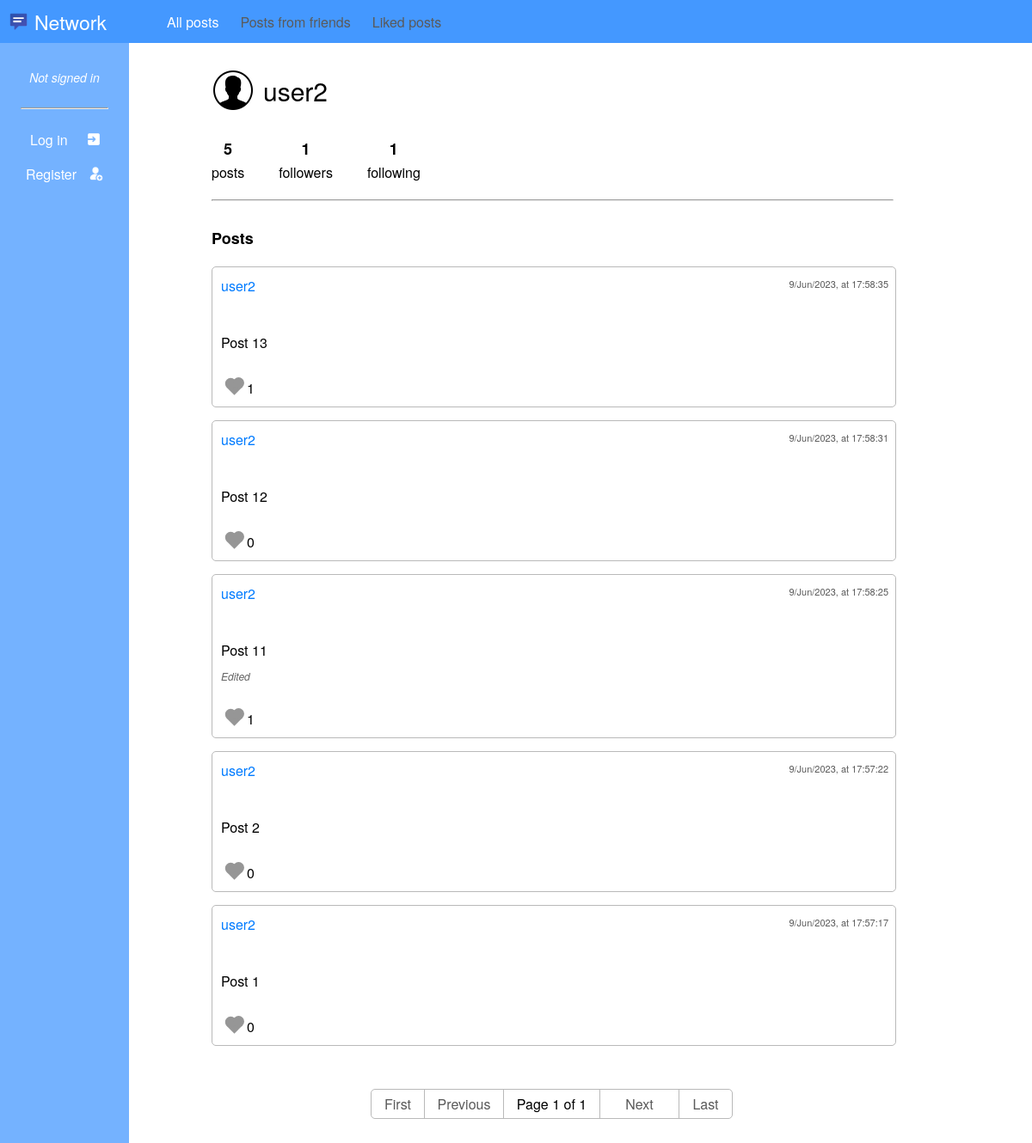
Screenshot of /profile/user2 with the database file from the repository.
### network/models.py (models this page shows, shortened)
class User(AbstractUser):
    following = models.ManyToManyField('User', related_name='user_following', default=None)
    followers = models.ManyToManyField('User', related_name='user_followers', default=None)

class Post(models.Model):
    user = models.ForeignKey(User, on_delete=models.CASCADE, related_name='post_user')
    text = models.TextField(max_length=280)
    timestamp = models.DateTimeField(auto_now_add=True)
    likes = models.ManyToManyField(User, related_name='post_likes', default=None)
    edited = models.BooleanField(default=False)

### network/views.py (the view)
# urls.py: path('profile/<str:profile_username>', views.profile, name='profile'),
def profile(request, profile_username):
    page_obj = paginate(request, Post.objects.filter(user=User.objects.get(username=profile_username)).order_by('-timestamp'))
    return render(request, 'network/profile.html', {
        'profile': User.objects.get(username=profile_username),
        'posts': page_obj,
        'posts_count': len(Post.objects.filter(user=User.objects.get(username=profile_username)))
    })

### network/views.py (called while the page is built)
def paginate(request, query):
    paginator = Paginator(query, 10)
    page_number = request.GET.get('page')
    page_obj = paginator.get_page(page_number)
    return page_obj

### network/templates/network/profile.html (shortened to what this page needs)
{% extends "network/layout.html" %}
{% block header %}
    <div id="profile-header">
        <div id="profile-username_followButton">
            <div id="profile-username">
                {{ profile.username }}
            </div>
        </div>
        <div id="profile-posts_followers_following">
            <div id="profile-posts">
                <div id="profile-postsCount">{{ posts_count }}</div>
                <div>posts</div>
            </div>
            <div id="profile-followers">
                <div id="profile-followersCount">{{ profile.followers.count }}</div>
                <div>followers</div>
            </div>
            <div id="profile-following">
                <div id="profile-followingCount">{{ profile.following.count }}</div>
                <div>following</div>
            </div>
        </div>
        <hr>
        <div id="profile-postsHeader">
            Posts
        </div>
    </div>
{% endblock %}

### network/templates/network/layout.html (shortened to what this page needs)
{% load static %}
<!DOCTYPE html>
<html lang="en">
    <head>
        <link href="{% static 'network/styles.css' %}" rel="stylesheet">
    </head>
    <body>
        <nav id="navbar">
            <a class="navbar-link" id="navbar-network" href="{% url 'index' %}">Network</a>
            <a class="navbar-link" href="{% url 'index' %}">All posts</a>
            {% if user.is_authenticated %}
                <a class="navbar-link" href="{% url 'friends_posts' %}">Posts from friends</a>
                <a class="navbar-link" href="{% url 'liked_posts' %}">Liked posts</a>
            {% else %}
                <a disabled class="navbar-disabledLink" title="Log in to see Friends posts">Posts from friends</a>
                <a disabled class="navbar-disabledLink" title="Log in to see Liked posts">Liked posts</a>
            {% endif %}
        </nav>
        <div id="sidebar_blockBody">
            <nav id="sidebar">
                {% if user.is_authenticated %}
                    <a id="sidebar-username" class="sidebar-link" href="{% url 'profile' request.user.username %}">{{ request.user.username }}</a>
                    <a class="sidebar-link" href="{% url 'profile' request.user.username %}">My profile</a>
                    <a class="sidebar-link" href="{% url 'followers' %}">Followers</a>
                    <a class="sidebar-link" href="{% url 'following' %}">Following</a>
                    <hr>
                    <a id="sidebar-logout" class="sidebar-log" href="{% url 'logout' %}">Log out</a>
                {% else %}
                    <a disabled id="sidebar-notSignedIn" class="sidebar-link">Not signed in</a>
                    <hr>
                    <a id="sidebar-login" class="sidebar-log" href="{% url 'login' %}">Log in</a>
                    <a id="sidebar-register" class="sidebar-log" href="{% url 'register' %}">Register</a>
                {% endif %}
            </nav>
            <div id="blockBody">
                {% block header %}
                {% endblock %}
                {% block body %}
                    {% for post in posts %}
                        <div id="post_{{post.id}}_div" class="post">
                            <div class="post-username_timestamp">
                                <a href="{% url 'profile' post.user.username %}">{{post.user.username}}</a>
                                <div class="post-timestamp">
                                    {{post.timestamp|date:"j/M/Y"}}, at {{post.timestamp|date:"G:i:s"}}
                                </div>
                            </div>
                            <div class="post-text" id="post_{{post.id}}_text">
                                {{post.text}}
                            </div>
                            <div class="post-edited" id="post_{{post.id}}_edited">
                                {% if post.edited == True %}
                                    Edited
                                {% endif %}
                            </div>
                            <div class="post-likes">
                                {% if request.user.is_authenticated %}
                                    {% if request.user not in post.likes.all %}
                                        <div class="post-likeContainer">
                                            <div class="post-likeAnimation" id="likeAnimation_{{post.id}}_button" style="display:none;" onclick="dislike('{{post.id}}')"></div>
                                            <div class="post-likeButton" id="like_{{post.id}}_button" style="display:block;" onclick="like('{{post.id}}')"></div>
                                            <div class="post-dislikeButton" id="dislike_{{post.id}}_button" style="display:none;" onclick="dislike('{{post.id}}')"></div>
                                        </div>
                                    {% else %}
                                        <div class="post-likeContainer">
                                            <div class="post-likeAnimation" id="likeAnimation_{{post.id}}_button" style="display:none;" onclick="dislike('{{post.id}}')"></div>
                                            <div class="post-likeButton" id="like_{{post.id}}_button" style="display:none;" onclick="like('{{post.id}}')"></div>
                                            <div class="post-dislikeButton" id="dislike_{{post.id}}_button" style="display:block;" onclick="dislike('{{post.id}}')"></div>
                                        </div>
                                    {% endif %}
                                {% else %}
                                    <div class="post-likeContainer">
                                        <div class="post-likeButton" id="like_{{post.id}}_button" style="display:block;"></div>
                                    </div>
                                {% endif %}
                                <div id="post_{{post.id}}_likes">
                                    {{post.likes.count}}
                                </div>
                            </div>
                        </div>
                    {% empty %}
                        No posts
                    {% endfor %}
                {% endblock %}
                {% block pagination %}
                    <nav id="pagination">
                        {% if posts.has_previous %}
                            <a id="pagination-first" class="pagination-link" href="?page=1">&laquo; First</a>
                            <a id="pagination-previous" class="pagination-link" href="?page={{ posts.previous_page_number }}"> &laquo; Previous</a>
                        {% else %}
                                <a id="pagination-first" disabled class="pagination-disabledLink">First</a>
                                <a id="pagination-previous" disabled class="pagination-disabledLink">Previous</a>
                        {% endif %}
                        <a id="pagination-page" disabled class="pagination-disabledLink">Page {{ posts.number }} of {{ posts.paginator.num_pages }}</a>
                        {% if posts.has_next %}
                            <a id="pagination-next" class="pagination-link" href="?page={{ posts.next_page_number }}">Next &raquo;</a>
                            <a id="pagination-last" class="pagination-link" href="?page={{ posts.paginator.num_pages }}">Last &raquo;</a>
                        {% else %}
                            <a id="pagination-next" class="pagination-disabledLink">Next</a>
                            <a id="pagination-last" class="pagination-disabledLink">Last</a>
                        {% endif %}
                    </nav>
                {% endblock %}
            </div>
        </div>
    </body>
</html>

### network/static/network/styles.css (style rules this page uses)
body, input, textarea { margin: 0px; font-family: "Helvetica Neue", Helvetica, Arial, sans-serif; font-size: 16px; }
body, html { height: 100%; width: 100%; }
#sidebar_blockBody { display: flex; min-height: 100%; max-height: fit-content; width: 100%; }
#blockBody { width: 100%; padding: 50px 15% 30px 8%; }
a { color: rgb(0, 123, 255); text-decoration: none; }
#navbar { display: flex; position: absolute; height: 50px; width: 100%; background-color: rgb(68, 152, 255); }
.navbar-link, .navbar-disabledLink { display: flex; align-items: center; justify-content: center; height: 100%; min-width: fit-content; margin-right: 15px; padding: 0 5px 0 5px; color: white; }
.navbar-disabledLink { color: rgb(90, 90, 90); }
#navbar-network { margin: 0 60px 0 10px; padding-left: 30px; font-size: 23px; background-image: url(icon_network_logo.png); background-repeat: no-repeat; background-position-y: 45%; background-size: 23px; }
#sidebar { display: flex; flex-direction: column; min-width: 150px; padding-top: 70px; background-color: rgb(116, 178, 255); }
#sidebar hr { margin-top: 15px; margin-bottom: 15px; }
.sidebar-link, .sidebar-log { display: flex; align-items: center; height: 40px; color: white; }
.sidebar-link { justify-content: center; }
.sidebar-log { background-repeat: no-repeat; background-position: right; background-position-x: 100px; background-size: 18px; }
#sidebar-notSignedIn { font-size: 14px; font-style: italic; }
#sidebar-login { padding-left: 35px; background-image: url(icon_login.png); }
#sidebar-register { padding-left: 30px; background-image: url(icon_register.png); background-size: 22px; }
#sidebar hr { width: 100px; }
.post, #newPost-form { position: relative; width: 100%; margin-bottom: 15px; padding: 10px; border: 1px solid rgb(185, 185, 185); border-radius: 5px; }
.post-username_timestamp { display: flex; margin-bottom: 20px; }
.post-timestamp { position: absolute; top: 11px; right: 8px; font-size: 11px; color:rgb(90, 90, 90); }
.post-text { word-break: break-all; white-space: pre-line; }
.post-edited { margin-top: 10px; color:rgb(100, 100, 100); font-size: 12px; font-style: italic; }
.post-likes { display: flex; margin-top: 30px; }
.post-likeContainer { display: flex; justify-content: center; align-items: center; height: 20px; width: 30px; }
.post-likeButton, .post-dislikeButton, .post-likeAnimation { display: flex; position: relative; height: 13px; width: 13px; transform: rotate(-45deg); }
.post-likeButton { background-color: rgb(150, 150, 150); }
.post-likeButton::before, .post-dislikeButton::before, .post-likeAnimation::before, .post-likeButton::after, .post-dislikeButton::after, .post-likeAnimation::after { content: ""; display: flex; position: absolute; height: 13px; width: 13px; background-color: inherit; border-radius: 50%; }
.post-likeButton::before, .post-dislikeButton::before, .post-likeAnimation::before { top: -50%; }
.post-likeButton::after, .post-dislikeButton::after, .post-likeAnimation::after { right: -50%; }
#profile-username_followButton { display: flex; margin-top: 20px; }
#profile-username_followButton > * { display: flex; align-items: center; height: 70px; }
#profile-username { margin-right: 50px; padding-left: 60px; font-size: 30px; background-image: url(icon_user_black.png); background-repeat: no-repeat; background-position: left; background-size: 50px; }
#profile-posts_followers_following { display:flex; margin-top: 20px; }
#profile-posts_followers_following > * { margin-right: 40px; }
#profile-postsCount, #profile-followersCount, #profile-followingCount { margin-bottom: 3px; text-align: center; font-size: 18px; font-weight: bold; }
#profile-header hr { margin-top: 20px; margin-bottom: 30px; width: calc(100% + 17px); }
#profile-postsHeader { font-size: 18px; font-weight: bold; margin-bottom: 20px; }
#pagination { display: flex; justify-content: center; margin-top: 50px; width: calc(100% + 17px) }
.pagination-link, .pagination-disabledLink { display: flex; justify-content: center; align-items: center; padding: 5px 5px 5px 6px; margin-left: -1px; border: 1px solid rgb(185, 185, 185); }
.pagination-disabledLink { color: rgb(90, 90, 90); }
#pagination-first, #pagination-last { width: 50px; }
#pagination-previous, #pagination-next { width: 80px; }
#pagination-page { width: 100px; color: black; }
#pagination-first { border-radius: 5px 0 0 5px; }
#pagination-last { border-radius: 0 5px 5px 0; }

### rows the page displays
User: username "user2", followers.count "1", following.count "1"
Post: user.username "user2", timestamp "9/Jun/2023", timestamp "17:58:35", text "Post 13", likes.count "1"
Post: user.username "user2", timestamp "9/Jun/2023", timestamp "17:58:31", text "Post 12", likes.count "0"
Post: user.username "user2", timestamp "9/Jun/2023", timestamp "17:58:25", text "Post 11", edited "Edited", likes.count "1"
Post: user.username "user2", timestamp "9/Jun/2023", timestamp "17:57:22", text "Post 2", likes.count "0"
Post: user.username "user2", timestamp "9/Jun/2023", timestamp "17:57:17", text "Post 1", likes.count "0"

### other values shown
{{ posts_count }} "5"
{{ posts.number }} "1"
{{ posts.paginator.num_pages }} "1"
